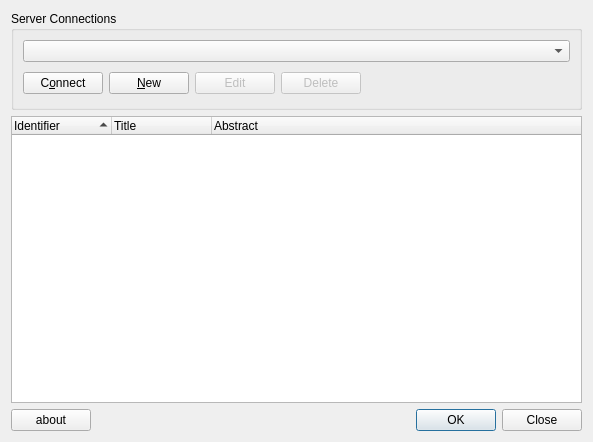
<?xml version="1.0" encoding="UTF-8"?>
<ui version="4.0">
 <class>QgsWps</class>
 <widget class="QDialog" name="QgsWps">
  <property name="windowModality">
   <enum>Qt::NonModal</enum>
  </property>
  <property name="geometry">
   <rect>
    <x>0</x>
    <y>0</y>
    <width>593</width>
    <height>442</height>
   </rect>
  </property>
  <property name="acceptDrops">
   <bool>false</bool>
  </property>
  <property name="windowTitle">
   <string>Note: this plugin not considered stable yet. Use it on your own risk</string>
  </property>
  <layout class="QGridLayout" name="gridLayout">
   <item row="0" column="0">
    <widget class="QGroupBox" name="GroupBox1">
     <property name="title">
      <string>Server Connections</string>
     </property>
     <layout class="QGridLayout">
      <property name="margin">
       <number>9</number>
      </property>
      <property name="spacing">
       <number>6</number>
      </property>
      <item row="1" column="1">
       <widget class="QPushButton" name="btnNew">
        <property name="text">
         <string>&amp;New</string>
        </property>
       </widget>
      </item>
      <item row="1" column="2">
       <widget class="QPushButton" name="btnEdit">
        <property name="enabled">
         <bool>false</bool>
        </property>
        <property name="text">
         <string>Edit</string>
        </property>
       </widget>
      </item>
      <item row="1" column="4">
       <spacer>
        <property name="orientation">
         <enum>Qt::Horizontal</enum>
        </property>
        <property name="sizeType">
         <enum>QSizePolicy::Expanding</enum>
        </property>
        <property name="sizeHint" stdset="0">
         <size>
          <width>171</width>
          <height>30</height>
         </size>
        </property>
       </spacer>
      </item>
      <item row="1" column="0">
       <widget class="QPushButton" name="btnConnect">
        <property name="enabled">
         <bool>true</bool>
        </property>
        <property name="text">
         <string>C&amp;onnect</string>
        </property>
       </widget>
      </item>
      <item row="0" column="0" colspan="5">
       <widget class="QComboBox" name="cmbConnections"/>
      </item>
      <item row="1" column="3">
       <widget class="QPushButton" name="btnDelete">
        <property name="enabled">
         <bool>false</bool>
        </property>
        <property name="text">
         <string>Delete</string>
        </property>
       </widget>
      </item>
     </layout>
    </widget>
   </item>
   <item row="3" column="0">
    <layout class="QHBoxLayout">
     <property name="spacing">
      <number>6</number>
     </property>
     <property name="margin">
      <number>0</number>
     </property>
     <item>
      <widget class="QPushButton" name="btnAbout">
       <property name="text">
        <string>about</string>
       </property>
      </widget>
     </item>
     <item>
      <spacer name="horizontalSpacer">
       <property name="orientation">
        <enum>Qt::Horizontal</enum>
       </property>
       <property name="sizeHint" stdset="0">
        <size>
         <width>40</width>
         <height>20</height>
        </size>
       </property>
      </spacer>
     </item>
     <item>
      <widget class="QDialogButtonBox" name="buttonBox">
       <property name="enabled">
        <bool>true</bool>
       </property>
       <property name="standardButtons">
        <set>QDialogButtonBox::Close|QDialogButtonBox::Ok</set>
       </property>
      </widget>
     </item>
    </layout>
   </item>
   <item row="2" column="0">
    <widget class="QTreeWidget" name="treeWidget">
     <property name="sortingEnabled">
      <bool>true</bool>
     </property>
     <property name="columnCount">
      <number>3</number>
     </property>
     <column>
      <property name="text">
       <string>Identifier</string>
      </property>
     </column>
     <column>
      <property name="text">
       <string>Title</string>
      </property>
     </column>
     <column>
      <property name="text">
       <string>Abstract</string>
      </property>
     </column>
    </widget>
   </item>
  </layout>
 </widget>
 <resources/>
 <connections/>
</ui>
